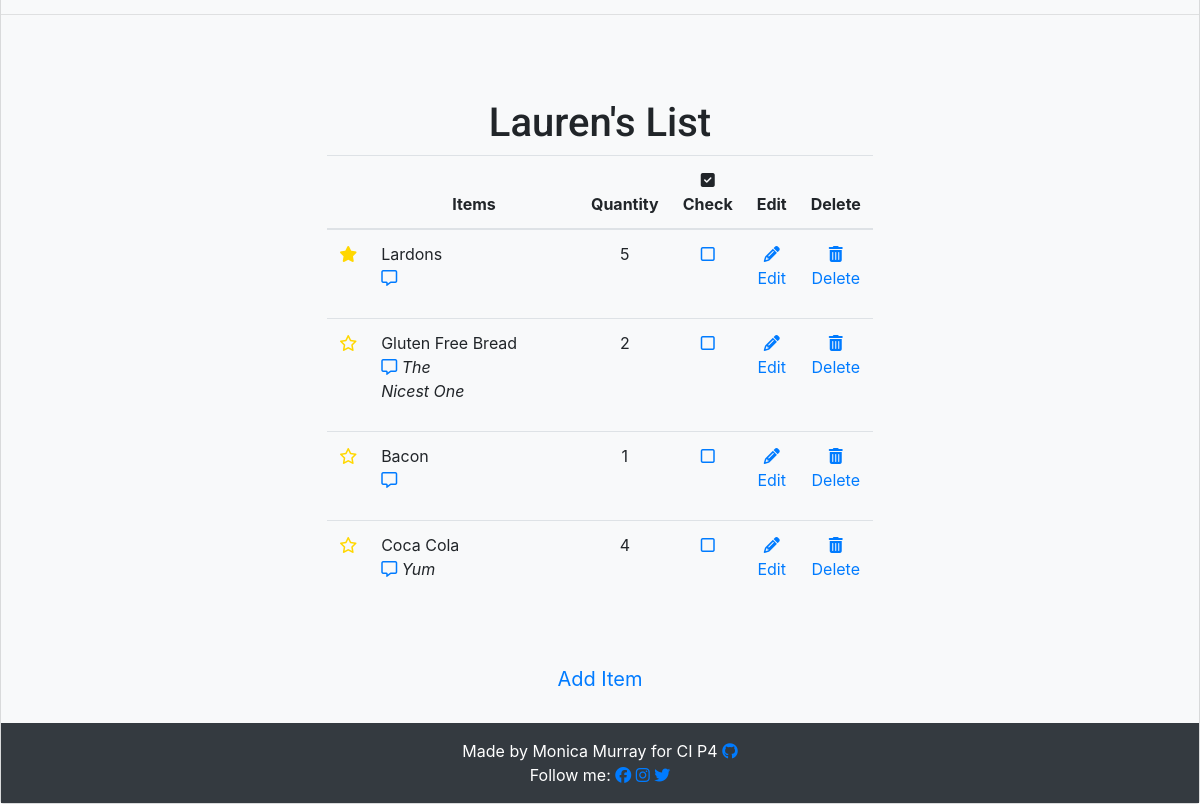
/ (signed in, lower part), run on an earlier commit of the app's database.
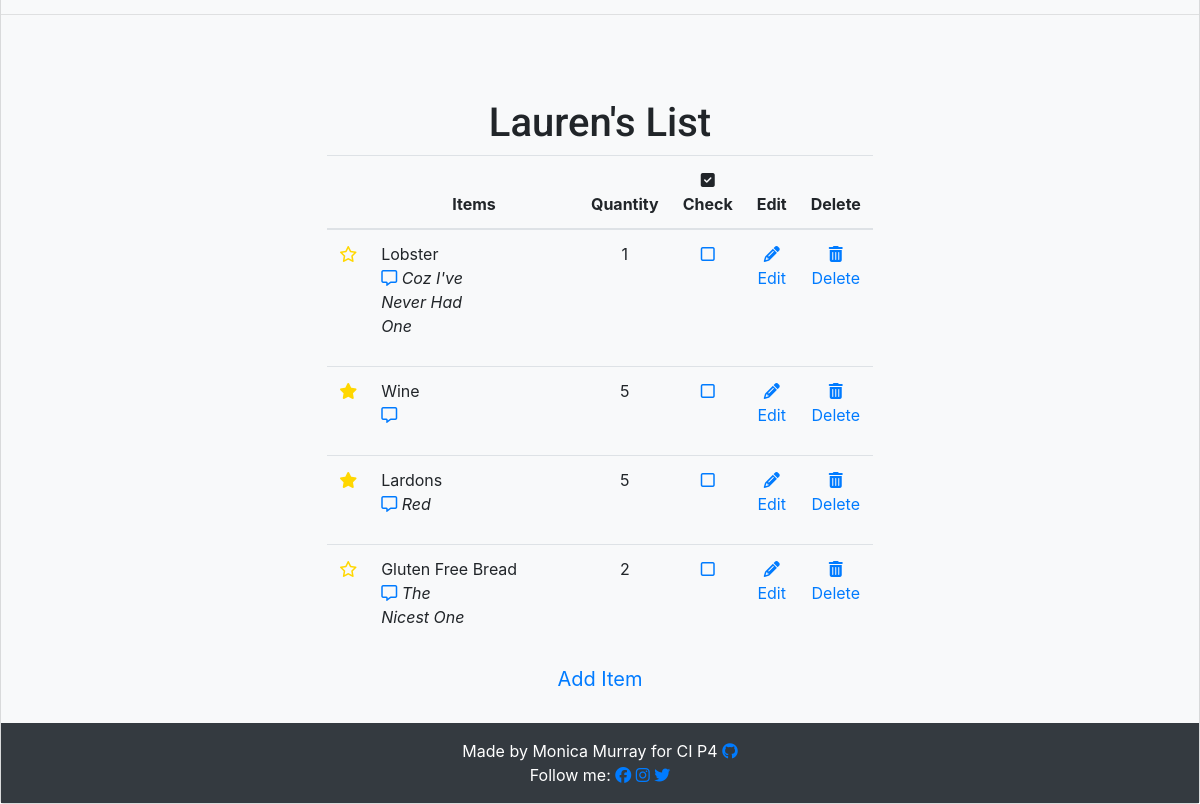
And on a later commit of the database.
### list/models.py (models this page shows, shortened)
class Entry(models.Model):
    item_name = models.CharField(
        max_length=60, null=False, blank=False, unique=True)
    quantity = models.IntegerField(
        choices=QUANTITY_CHOICES, default='1')
    star = models.BooleanField(default=False)
    user = models.ForeignKey(User, on_delete=models.CASCADE)
    category = models.CharField(
        max_length=20, choices=CATEGORY_CHOICES, default='Fresh')
    added_on = models.DateTimeField(auto_now_add=True)
    check_item_as_done = models.BooleanField(default=False)
    class Meta:
        ordering = ['-added_on', '-star',]

class Note(models.Model):
    item = models.OneToOneField(
        Entry, on_delete=models.CASCADE, related_name='notes')
    user = models.ForeignKey(User, on_delete=models.CASCADE)
    body = models.TextField()
    added_on = models.DateTimeField(auto_now_add=True)
    def __str__(self):
        return self.body

### list/views.py (the view)
# urls.py: path('', views.EntryList.as_view(), name='home'),
class EntryList(generic.ListView):
    model = Entry
    queryset = Entry.objects.all()
    template_name = 'index.html'
    paginate_by = 100
    def get_queryset(self, **kwargs):
        search = self.request.GET.get('query')
        if search:
            entries = self.model.objects.filter(
                Q(category__icontains=search)|Q(item_name__icontains=search)|
                Q(category__in=[choice[0] for choice in CATEGORY_CHOICES if choice[1].lower().startswith(search.lower())])
            )
        else:
            entries = self.model.objects.all()
        return entries
    def index(request):
        entries = Entry.objects.all()
        shoppingFilter = EntryFilter(request.GET, queryset=entries)
        entries = shoppingFilter.qs
        return render(request, 'base.html', {'filter': shoppingFilter})

### templates/index.html (shortened to what this page needs)
{% extends 'base.html' %}
{% load static %}
{% block content %}
<hr />
<div class="card-body justify-content-center">
  <div class="row justify-content-center">
    {% if user.is_authenticated %}
    <div class="table-responsive-sm pt-5">
      <h1>{{user.username}}'s List</h1>
      <div style="height: 500px; overflow-y: scroll">
        <table class="table">
          <thead>
            <tr class="w-auto">
              <th scope="col" class="w-auto"></th>
              <th scope="col"class="w-50">Items</th>
              <th scope="col" class="w-auto">Quantity</th>
              <th scope="col" class="w-auto"><i class="fa-solid fa-square-check"></i>Check</th>
              <th scope="col" class="w-auto">Edit</th>
              <th scope="col" class="w-auto">Delete</th>
            </tr>
          </thead>
          <tbody>
            {% for entry in entry_list %}
            <tr>
              {% if entry.star %}
                <td>
                  <a href="{% url 'toggle_star' entry.id %}">
                    <i class="fa-solid fa-star" style="color: gold"></i>
                  </a>
                </td>
              {% else %}
                <td>
                  <a href="{% url 'toggle_star' entry.id %}">
                    <i class="fa-regular fa-star" style="color: gold"></i>
                  </a>
                </td>
              {% endif %}
              {% if entry.check_item_as_done %}
                <td class="text-left text-capitalize">
                  <strike> {{ entry.item_name }} </strike>
                </td>
                <td>{{entry.quantity}}</td>
                <td>
                  <a href="{% url 'toggle_check' entry.id %}">
                    <i class="fa-solid fa-square-check"></i>
                  </a>
                </td>
                <td></td>
                <td>
                  <a href="{% url 'delete' entry.id %}"
                    ><i class="fa-solid fa-trash-can"></i> Delete</a>
                </td>
              {% else %}
                <td class="text-left text-capitalize">
                  {{ entry.item_name }}
                  <p
                    class="text-capitalize font-italic text-wrap"
                    style="width: 6rem"
                  >
                    <a href="{% url 'note' entry.id %}"
                      >
                      <i class="fa-regular fa-message"></i>
                      </a>
                      {{entry.notes}}
                  </p>
                </td>
                <td>{{entry.quantity}}</td>
                <td>
                  <a href="{% url 'toggle_check' entry.id %}">
                    <i class="fa-regular fa-square"></i>
                  </a>
                </td>
                <td>
                  <a href="{% url 'edit' entry.id %}">
                    <i class="fa-solid fa-pencil"></i> Edit</a>
                </td>
                <td>
                  <a href="{% url 'delete' entry.id %}">
                    <i class="fa-solid fa-trash-can"></i> Delete</a>
                </td>
              {% endif %}
            </tr>
            {% empty %}
              <tr>
              The Shopping list is currently empty.
              </tr>
            {% endfor %}
          </tbody>
        </table>
      </div>
      <button type="button" class="btn btn-lg mb5">
        <a href="{% url 'add' %}">Add Item</a>
      </button>
    </div>
  {% endif %}
</div>
{% endblock %}

### templates/base.html (shortened to what this page needs)
{% load static %}
<!DOCTYPE html>
<html lang="en">
<head>
  <link rel="stylesheet" href="{% static 'css/style.css' %}" />
  <link rel="stylesheet" href="https://cdn.jsdelivr.net/npm/bootstrap@4.3.1/dist/css/bootstrap.min.css"
>
</head>
<body class="dark-bg">
<div class="card text-center bg-light">
        {% block content %}{% endblock %}
      </div>
      <footer class="footer mt-auto py-3 light-bg sticky bg-dark">
        <p class="m-0 text-center text-white">
          Made by Monica Murray for CI P4
          <a href="https://github.com/MoniMurray" target="_blank" rel="noopener"
          aria-label="Visit my Github profile to see more projects (Opens a new browser page)">
          <i class="fa-brands fa-github"></i></a></p>
        <p class="m-0 text-center text-white">Follow me: <a href="https://www.facebook.com" target="_blank"
            rel="noopener" aria-label="Visit my Facebook page (Opens a new browser page)"><i
              class="fa-brands fa-facebook"></i></a>
          <a href="https://www.instagram.com" target="_blank" rel="noopener"
            aria-label="Visit my Instagram page (Opens a new browser page)"><i class="fa-brands fa-instagram"></i></a>
          <a href="https://www.twitter.com" target="_blank" rel="noopener"
            aria-label="Visit my Twitter page (Opens a new browser page)"><i class="fa-brands fa-twitter"></i></a>
      </footer>
</body>
</html>

### static/css/style.css (style rules this page uses)
body { background-color: purple; font-family: 'Nanum Myeongjo', 'Roboto', sans-serif; color: bright pink; text-align: center; font-weight: 300; }
h1, h2, h3, h4, h5, h6 { font-family: 'Roboto', sans-serif; font-weight: 300; }
tbody { height: 120px; overflow-y: scroll; }

What changed in the data, as far as the page shows it:
removed Entry: item_name "Bacon", quantity "1"
no longer on this page (row unchanged): Entry: item_name "Coca Cola", notes "Yum", quantity "4"
added Entry: item_name "Lobster", notes "Coz I've Never Had One", quantity "1"
added Entry: item_name "Wine", quantity "5"
shown differently, row unchanged: Entry "Lardons": notes (not shown) → "Red"
